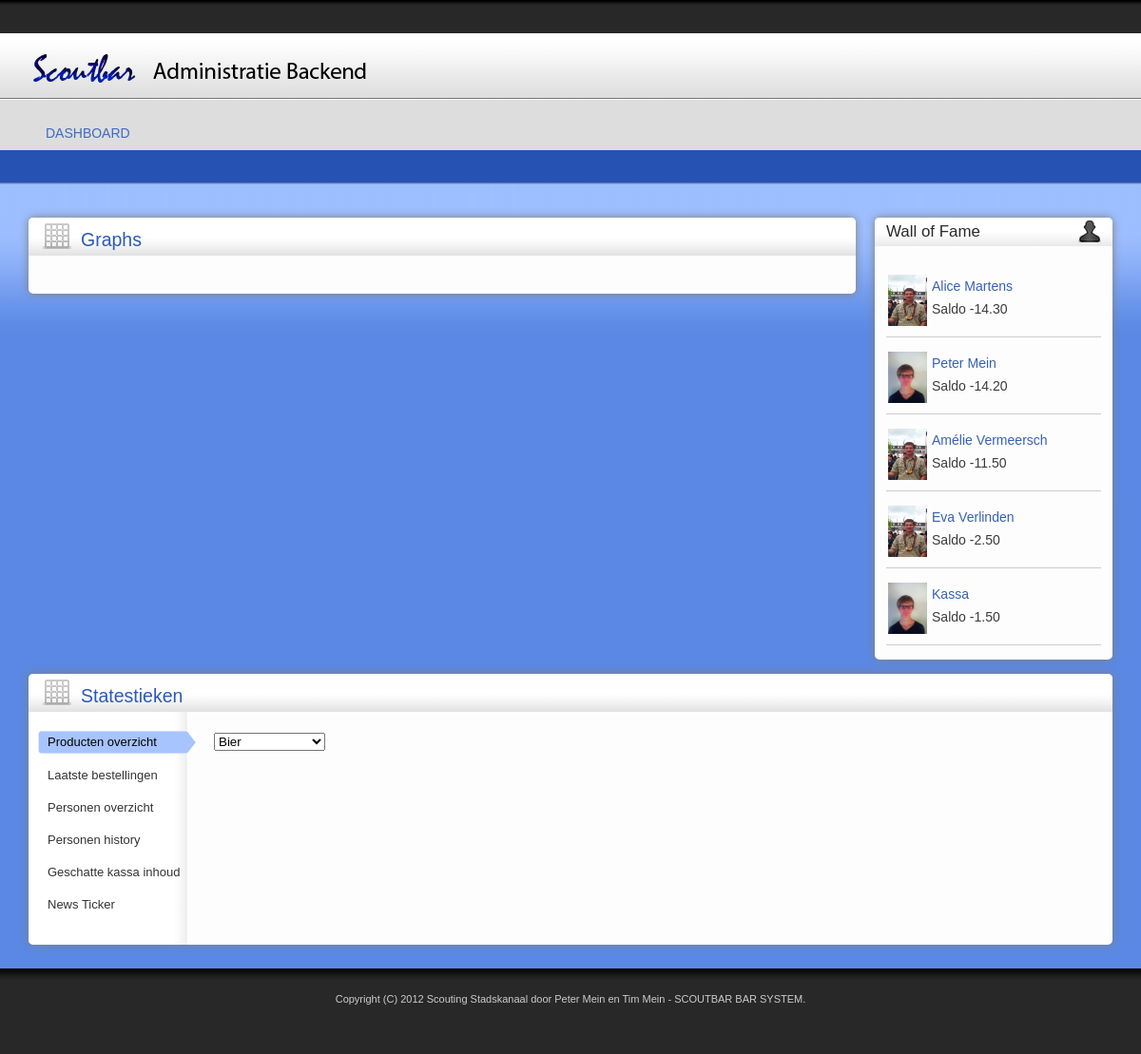
Screenshot of /backend/index.php with the database file from the repository.
### tables this page shows
CREATE TABLE IF NOT EXISTS `personen_personen` (
  `persoon_id` int(11) NOT NULL AUTO_INCREMENT,
  `voornaam` varchar(45) NOT NULL,
  `achternaam` varchar(45) NOT NULL,
  `email` varchar(45) DEFAULT NULL,
  `telefoon_nr` varchar(45) DEFAULT NULL,
  `nickname` varchar(45) DEFAULT NULL,
  `geboortedatum` date NOT NULL,
  `imgpath` varchar(255) DEFAULT NULL,
  `persoon_rekening_rekening_id` int(11) NOT NULL,
  `last_order` datetime NOT NULL,
  PRIMARY KEY (`persoon_id`),
  KEY `fk_personen_personen_persoon_rekening1` (`persoon_rekening_rekening_id`)
);

### backend/index.php (the view, shortened to what this page needs)
<!DOCTYPE html PUBLIC "-//W3C//DTD XHTML 1.0 Strict//EN" "http://www.w3.org/TR/xhtml1/DTD/xhtml1-strict.dtd">
<html xmlns="http://www.w3.org/1999/xhtml">
<head>
            <link href="css/style.css" rel="stylesheet" type="text/css"/>
            <link href="css/blue.css" rel="stylesheet" type="text/css"/>
            <link href="css/invalid.css" rel="stylesheet" type="text/css"/>
</head>
<body>
<?
require('header.php');
?>
<div id="content_bg" class="clearfix">
<div class="content wrapper clearfix">
	<div class="sidebar">
		<div class="small_box">
			<div class="header">
				<img src="images/users_icon.png" alt="History" width="24" height="24" />Wall of Fame
			</div>
			<div class="body">
				<ul class="user_list">
                                    <?
$sql_query = "SELECT * FROM personen WHERE saldo < 0 ORDER BY saldo ASC LIMIT 5";
$result = mysql_query($sql_query);
while ($row = mysql_fetch_array($result)) {
					echo "<li><img src=\"../assets/". $row['imgpath'] ."\" width=\"41\" height=\"54\" alt=\"". htmlentities($row['voornaam']) ."\"/><a href=\"#\">". htmlentities($row['voornaam']) ." ". htmlentities($row['achternaam']) ."</a><br>Saldo ". number_format($row['saldo'], 2)."</li>";
}
    ?>
    </ul>
			</div>
		</div>
	</div>
	<div class="main_column">
		<div  class="box expose">
			<div class="header">
				<img src="images/tables_icon.png" alt="Accordion" width="30" height="30" />Graphs
			</div>
			<div class="body">
			</div>
		</div>
	</div>
	<div class="box clear">
		<div class="header">
			<img src="images/tables_icon.png" alt="Accordion" width="30" height="30" />Statestieken
		</div>
		<div class="body_vertical_nav clearfix">
			<ul class="vertical_nav">
				<li class="active"><a href="#">Producten overzicht</a></li>
				<li><a href="#">Laatste bestellingen</a></li>
				<li><a href="#">Personen overzicht</a></li>
				<li><a href="#">Personen history</a></li>
				<li><a href="#">Geschatte kassa inhoud</a></li>
                                <li><a href="#">News Ticker</a></li>
			</ul>
			<div class="main_column">
				<div class="panes_vertical">
					<div>
					<select name="productselect" id="select">
                                            <?
                                           			$sql_query = "SELECT * FROM product_product WHERE categorie < 4 ORDER BY categorie";
$result = mysql_query($sql_query);
while ($row = mysql_fetch_array($result)) {
					echo "<option value=\"". $row['product_id'] ."\">". $row['naam'] ."</option>";
}
?>
					</select>
					</div>
				</div>
			</div>
		</div>
	</div>
</div>
<div id="footer">
	<div class="wrapper">
	Copyright (C) <? echo date('Y'); ?> Scouting Stadskanaal door Peter Mein en Tim Mein - SCOUTBAR BAR SYSTEM.
	</div>
</div>
</div>
</body>
</html>

### backend/header.php (shortened to what this page needs)
<div id="header_bg">
	<div class="wrapper">
		<div id="header_top">
		</div>
		<div class="header_main clearfix">
			<a id="logo" href="#">Scoutbar Backend Interface</a>
		</div>
		<ul id="main_nav">
			<li> <a href="#" >Dashboard</a>
			</li>
		</ul>
  	</div>
</div>

### backend/css/style.css (style rules this page uses)
html, body, div, span, applet, object, iframe, h1, h2, h3, h4, h5, h6, p, blockquote, pre, a, abbr, acronym, address, big, cite, code, del, dfn, em, font, img, ins, kbd, q, s, samp, small, strike, strong, sub, sup, tt, var, b, u, i, center, dl, dt, dd, ol, ul, li, fieldset, form, label, legend, table, caption, tfoot, thead, tr, th, td { margin: 0px; padding: 0px; border: 0px; outline: 0px; vertical-align: baseline; }
body { margin:0px; width:100%; height:100%; position:relative; }
.clearfix:after { visibility: hidden; display: block; font-size: 0; content: " "; clear: both; height: 0; }
html { font: 62.5% Arial, Helvetica, sans-serif; line-height: 2.4em; }
.wrapper { width:95%; margin: 0px auto; position:relative; }
#content_bg { padding-bottom:100px; }
.content { font-size:1.3em; padding-top: 35px; }
a { text-decoration:none; }
ul { list-style:disc inside; }
#header_bg { height:194px; }
#header_top { font-size:1.2em; padding-top:8px; height: 27px; }
#logo { float:left; margin:20px 0px 0px; display:block; text-indent:-9999px; }
#main_nav { font-size:1.4em; list-style: none; margin:32px 0 0; text-transform: uppercase; }
#main_nav a { text-decoration:none; }
#main_nav li { display:inline; float:left; }
#main_nav li a { display:block; padding:8px 18px 10px; margin:0px; }
.vertical_nav { padding:0px 0px 0px 10px; font-size:1em; float: left; width: 170px; list-style-position:outside; }
.vertical_nav li { list-style:none; margin:0px 0px 10px 0px; }
.vertical_nav li a { padding-left:10px; }
.vertical_nav li .current { display:block; height:25px; text-decoration:none !important; }
.body_vertical_nav { padding:20px 0px; }
.body_vertical_nav .main_column { margin: 0px 0px 0px 180px; padding:0px 15px; }
.sidebar { width:250px; float:right; margin:0px 0px 0px 25px; }
.main_column { margin-right: 270px; }
.small_box { margin-bottom:15px; }
.small_box .header { height: 30px; font-size:1.3em; line-height: 1.8em; padding:0px 12px; }
.small_box .header img { position:relative; top:2px; float:right; }
.small_box .body { padding: 15px 12px; font-size:.9em; }
.box { margin-bottom:15px; }
.box .header { height: 40px; font-size:1.5em; line-height: 1.8em; padding:0px 15px; position:relative; }
.box .header img { position:relative; top:5px; margin-right: 10px; }
.box .body { padding: 20px; }
#footer { text-align:center; padding:20px 0px; height:50px; position:absolute; width:100%; bottom:0px; font-size:1.1em; }
.user_list { margin:0px; padding:0px; list-style-position:outside; }
.user_list li { font-size:1.2em; padding: 15px 2px; list-style:none; margin:0px; min-height:50px; }
.user_list li img { display:inline; margin-right:5px; float:left; }
.clear { clear: both; }

### backend/css/blue.css (style rules this page uses)
html { color: #3b3b3b; }
#content_bg { background: #5a88e4 url(../images/content_bg.jpg) repeat-x; }
a { color: #3760b5; }
#header_bg { background: url(../images/header_bg.png) repeat-x; }
#header_top { color: #ffffff; }
#logo { background: url(../images/logo.png) no-repeat left bottom; height: 33px; width: 472px; }
#main_nav a { color:#3f69c1; }
.vertical_nav li a { color:#333; }
.vertical_nav li .current { background:url(../images/vertical_nav_bg.gif) no-repeat left top; }
.vertical_nav li .current, .vertical_nav li .current:hover { color:#000; }
.body_vertical_nav { background: url(../images/vertical_nav_bg.jpg) repeat-y left top; }
.small_box { background:#fdfdfd; }
.small_box .header { background: url(../images/small_box_header_bg.gif) repeat-x bottom; color:#2a2a2a; }
.box { background:#fdfdfd; }
.box .header { background: url(../images/box_header_bg.gif) repeat-x bottom; color:#2d59b8; }
#footer { background:url(../images/footer_bg.gif) repeat-x top #282828; color:#CCC; }
.user_list li { border-bottom: 1px solid #CCC; }

### backend/css/invalid.css (style rules this page uses)
fieldset, .button, .button2, .small_box, .box, .body_vertical_nav, #facebox div, .tooltip, .tooltip.bottom,div.info, div.warning, div.error { -moz-border-radius:5px; -webkit-border-radius:5px; border-radius:5px; }
.box, .small_box { -moz-box-shadow: 0px 0px 10px #808080; -webkit-box-shadow: 0px 0px 10px #808080; }
.small_box .header, .box .header, #facebox h2 { border-radius:5px 5px 0px 0px; -moz-border-radius:5px 5px 0px 0px; -webkit-border-radius:5px 5px 0px 0px; }

### rows the page displays
personen_personen: imgpath (picture), voornaam "Alice", achternaam "Martens", saldo "-14.30"
personen_personen: imgpath (picture), voornaam "Peter", achternaam "Mein", saldo "-14.20"
personen_personen: imgpath (picture), voornaam "Amélie", achternaam "Vermeersch", saldo "-11.50"
personen_personen: imgpath (picture), voornaam "Eva", achternaam "Verlinden", saldo "-2.50"
personen_personen: imgpath (picture), voornaam "Kassa", saldo "-1.50"

### other values shown
form field productselect "Bier"
